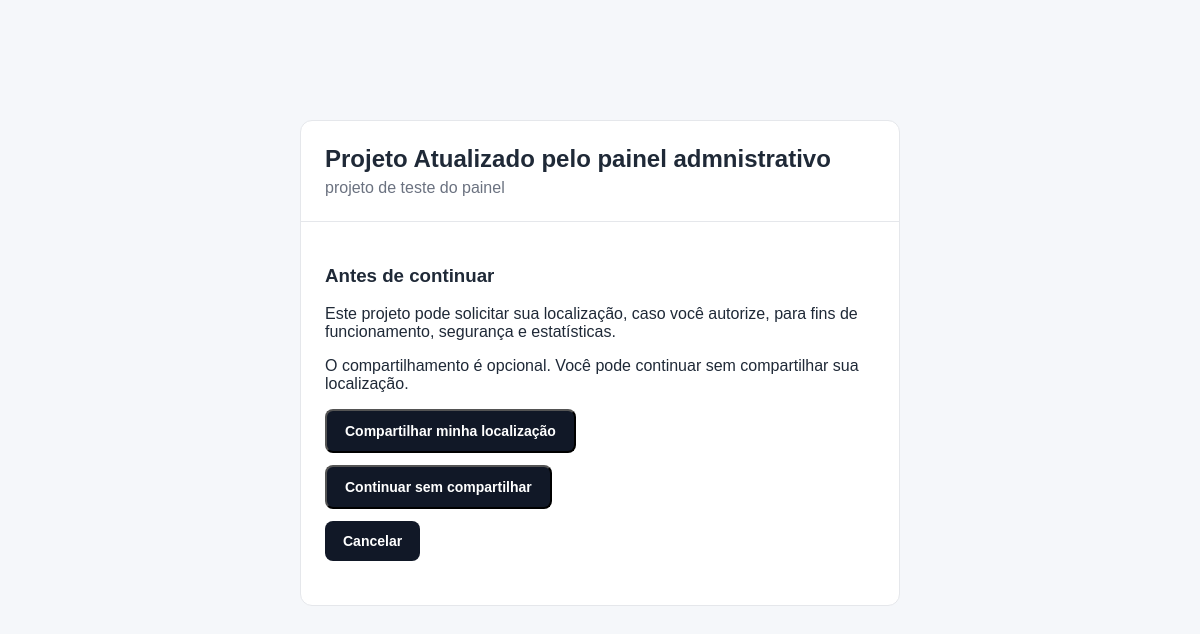
The app's page /p/projeto-teste with its own data.
### tables this page shows
CREATE TABLE projects (
            id INTEGER PRIMARY KEY AUTOINCREMENT,

            name TEXT NOT NULL,

            slug TEXT NOT NULL UNIQUE,

            destination_url TEXT NOT NULL,

            description TEXT,

            location_enabled INTEGER NOT NULL DEFAULT 1,

            active INTEGER NOT NULL DEFAULT 1,

            created_at TEXT NOT NULL DEFAULT CURRENT_TIMESTAMP
        );

### main.py (the view)
@app.get("/p/{slug}", response_class=HTMLResponse)
def public_project(slug: str, request: Request):
    connection = get_connection()
    project = connection.execute(
        """
        SELECT *
        FROM projects
        WHERE slug = ?
        AND active = 1
        """,
        (slug,)
    ).fetchone()
    connection.close()
    if project is None:
        return HTMLResponse(
            content="Projeto não encontrado",
            status_code=404
        )
    return templates.TemplateResponse(
        request=request,
        name="public_project.html",
        context={
            "request": request,
            "project": project
        }
    )

### templates/public_project.html (shortened to what this page needs)
<!DOCTYPE html>
<html lang="pt-BR">
<head>
    <link rel="stylesheet" href="/static/style.css">
</head>
<body>
    <main class="container">
        <section class="panel" style="max-width:600px; margin:80px auto;">
            <div class="panel-header">
                <h2>{{ project["name"] }}</h2>
                {% if project["description"] %}
                    <p>{{ project["description"] }}</p>
                {% endif %}
            </div>
            <div style="padding:24px;">
                <h3>Antes de continuar</h3>
                <p>
                    Este projeto pode solicitar sua localização,
                    caso você autorize, para fins de funcionamento,
                    segurança e estatísticas.
                </p>
                <p>
                    O compartilhamento é opcional.
                    Você pode continuar sem compartilhar sua localização.
                </p>
                {% if project["location_enabled"] %}
                <button
                    type="button"
                    class="button"
                    onclick="shareLocation()"
                >
                    Compartilhar minha localização
                </button>
                <form
                    method="post"
                    action="/p/{{ project['slug'] }}/continue"
                    style="margin-top:12px;"
                >
                    <button type="submit" class="button">
                        Continuar sem compartilhar
                    </button>
                </form>
                {% endif %}
                <a
                    href="{{ project['destination_url'] }}"
                    class="button"
                    style="display:inline-block; margin-top:12px;"
                >
                    Cancelar
                </a>
            </div>
        </section>
    </main>
</body>
</html>

### static/style.css (style rules this page uses)
* { box-sizing: border-box; }
body { margin: 0; font-family: Arial, Helvetica, sans-serif; background: #f5f7fa; color: #1f2937; }
.container { max-width: 1200px; margin: 0 auto; padding: 40px 24px; }
.button { background: #111827; color: white; padding: 12px 18px; border-radius: 8px; text-decoration: none; font-size: 14px; font-weight: bold; }
.panel { background: white; border: 1px solid #e5e7eb; border-radius: 12px; overflow: hidden; }
.panel-header { padding: 24px; border-bottom: 1px solid #e5e7eb; }
.panel-header h2 { margin: 0 0 6px; }
.panel-header p { margin: 0; color: #6b7280; }

### records on screen
projects: name "Projeto Atualizado pelo painel admnistrativo", description "projeto de teste do painel"
